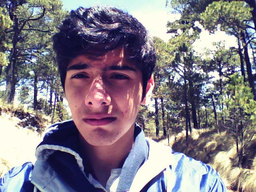
#> input picture Encrip2/axel.png, 256 x 192 px, shrunk from 640 x 480 before the run
$ jupyter execute images.ipynb
#> lines starting #> are read from the running program, lines starting #| are printed output that depends on the picture
[cell 1]
import numpy

def upshift(a,index,n):
    col = []
    for j in range(len(a)):
        col.append(a[j][index])
    shiftCol = numpy.roll(col,-n)
    for i in range(len(a)):
        for j in range(len(a[0])):
            if(j==index):
                a[i][j] = shiftCol[i]

def downshift(a,index,n):
    col = []
    for j in range(len(a)):
        col.append(a[j][index])
    shiftCol = numpy.roll(col,n)
    for i in range(len(a)):
        for j in range(len(a[0])):
            if(j==index):
                a[i][j] = shiftCol[i]

def rotate180(n):
    bits = "{0:b}".format(n)
    return int(bits[::-1], 2)

[cell 2]
from PIL import Image
from random import randint
import numpy
import sys

im = Image.open('axel.png')
#> im is the input picture: PIL image 256x192 RGB; mean R, G, B 131.4, 124.3, 135.8
pix = im.load()

#Obtaining the RGB matrices
r = []
g = []
b = []
for i in range(im.size[0]):
	r.append([])
	g.append([])
	b.append([])
	for j in range(im.size[1]):
		rgbPerPixel = pix[i,j]
		r[i].append(rgbPerPixel[0])
		g[i].append(rgbPerPixel[1])
		b[i].append(rgbPerPixel[2])
#> after the loop, b = 256 items; g = 256 items; r = 256 items

m = im.size[0]
#> m = 256
n = im.size[1]
#> n = 192

# Vectors Kr and Kc
alpha = 8
Kr = [randint(0,pow(2,alpha)-1) for i in range(m)]
Kc = [randint(0,pow(2,alpha)-1) for i in range(n)]
ITER_MAX = 1

print('Vector Kr : ', Kr)
#> (printed output is left out)
print('Vector Kc : ', Kc)
#> (printed output is left out)

f = open('keysKr.txt','w+')
#f.write('Vector Kr : \n')
for a in Kr:
	f.write(str(a) + '\n')
#f.write('Vector Kc : \n')
f.close()

f = open('keysKc.txt','w+')
for a in Kc:
	f.write(str(a) + '\n')
f.close()

f = open('iterMax.txt','w+')
#f.write('ITER_MAX : \n')
f.write(str(ITER_MAX) + '\n')
f.close()


for iterations in range(ITER_MAX):
	# For each row
	for i in range(m):
		rTotalSum = sum(r[i])
		gTotalSum = sum(g[i])
		bTotalSum = sum(b[i])
		rModulus = rTotalSum % 2
		gModulus = gTotalSum % 2
		bModulus = bTotalSum % 2
		if(rModulus==0):
			r[i] = numpy.roll(r[i],Kr[i])
		else:
			r[i] = numpy.roll(r[i],-Kr[i])
		if(gModulus==0):
			g[i] = numpy.roll(g[i],Kr[i])
		else:
			g[i] = numpy.roll(g[i],-Kr[i])
		if(bModulus==0):
			b[i] = numpy.roll(b[i],Kr[i])
		else:
			b[i] = numpy.roll(b[i],-Kr[i])
	# For each column
	for i in range(n):
		rTotalSum = 0
		gTotalSum = 0
		bTotalSum = 0
		for j in range(m):
			rTotalSum += r[j][i]
			gTotalSum += g[j][i]
			bTotalSum += b[j][i]
		rModulus = rTotalSum % 2
		gModulus = gTotalSum % 2
		bModulus = bTotalSum % 2
		if(rModulus==0):
			upshift(r,i,Kc[i])
		else:
			downshift(r,i,Kc[i])
		if(gModulus==0):
			upshift(g,i,Kc[i])
		else:
			downshift(g,i,Kc[i])
		if(bModulus==0):
			upshift(b,i,Kc[i])
		else:
			downshift(b,i,Kc[i])
	# For each row
	for i in range(m):
		for j in range(n):
			if(i%2==1):
				r[i][j] = r[i][j] ^ Kc[j]
				g[i][j] = g[i][j] ^ Kc[j]
				b[i][j] = b[i][j] ^ Kc[j]
			else:
				r[i][j] = r[i][j] ^ rotate180(Kc[j])
				g[i][j] = g[i][j] ^ rotate180(Kc[j])
				b[i][j] = b[i][j] ^ rotate180(Kc[j])
	# For each column
	for j in range(n):
		for i in range(m):
			if(j%2==0):
				r[i][j] = r[i][j] ^ Kr[i]
				g[i][j] = g[i][j] ^ Kr[i]
				b[i][j] = b[i][j] ^ Kr[i]
			else:
				r[i][j] = r[i][j] ^ rotate180(Kr[i])
				g[i][j] = g[i][j] ^ rotate180(Kr[i])
				b[i][j] = b[i][j] ^ rotate180(Kr[i])


for i in range(m):
	for j in range(n):
		pix[i,j] = (r[i][j],g[i][j],b[i][j])

im.save("axelencrip.png")
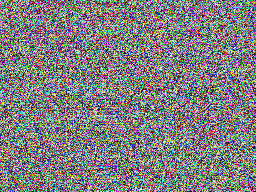
#> saved as axelencrip.png: PIL image 256x192 RGB; mean R, G, B 127.6, 126.5, 127.5

[cell 3]
import os

im = Image.open('axelencrip.png')
pix = im.load()


#Obtaining the RGB matrices
r = []
g = []
b = []
for i in range(im.size[0]):
	r.append([])
	g.append([])
	b.append([])
	for j in range(im.size[1]):
		rgbPerPixel = pix[i,j]
		r[i].append(rgbPerPixel[0])
		g[i].append(rgbPerPixel[1])
		b[i].append(rgbPerPixel[2])

m = im.size[0]
n = im.size[1]

Kr = []
Kc = []

with open ('keysKr.txt', 'rt') as myfile:  # Open lorem.txt for reading text
    contents = myfile.read()              # Read the entire file to a string

testing = contents.split()

Kr = list(map(int, testing))

with open ('keysKc.txt', 'rt') as myfile:  # Open lorem.txt for reading text
    contents = myfile.read()              # Read the entire file to a string

testing = contents.split()

Kc = list(map(int, testing))

# [11 lines of commented-out code are left out]


for iterations in range(ITER_MAX):
	# For each column
	for j in range(n):
		for i in range(m):
			if(j%2==0):
				r[i][j] = r[i][j] ^ Kr[i]
				g[i][j] = g[i][j] ^ Kr[i]
				b[i][j] = b[i][j] ^ Kr[i]
			else:
				r[i][j] = r[i][j] ^ rotate180(Kr[i])
				g[i][j] = g[i][j] ^ rotate180(Kr[i])
				b[i][j] = b[i][j] ^ rotate180(Kr[i])
	# For each row
	for i in range(m):
		for j in range(n):
			if(i%2==1):
				r[i][j] = r[i][j] ^ Kc[j]
				g[i][j] = g[i][j] ^ Kc[j]
				b[i][j] = b[i][j] ^ Kc[j]
			else:
				r[i][j] = r[i][j] ^ rotate180(Kc[j])
				g[i][j] = g[i][j] ^ rotate180(Kc[j])
				b[i][j] = b[i][j] ^ rotate180(Kc[j])
	# For each column
	for i in range(n):
		rTotalSum = 0
		gTotalSum = 0
		bTotalSum = 0
		for j in range(m):
			rTotalSum += r[j][i]
			gTotalSum += g[j][i]
			bTotalSum += b[j][i]
		rModulus = rTotalSum % 2
		gModulus = gTotalSum % 2
		bModulus = bTotalSum % 2
		if(rModulus==0):
			downshift(r,i,Kc[i])
		else:
			upshift(r,i,Kc[i])
		if(gModulus==0):
			downshift(g,i,Kc[i])
		else:
			upshift(g,i,Kc[i])
		if(bModulus==0):
			downshift(b,i,Kc[i])
		else:
			upshift(b,i,Kc[i])

	# For each row
	for i in range(m):
		rTotalSum = sum(r[i])
		gTotalSum = sum(g[i])
		bTotalSum = sum(b[i])
		rModulus = rTotalSum % 2
		gModulus = gTotalSum % 2
		bModulus = bTotalSum % 2
		if(rModulus==0):
			r[i] = numpy.roll(r[i],-Kr[i])
		else:
			r[i] = numpy.roll(r[i],Kr[i])
		if(gModulus==0):
			g[i] = numpy.roll(g[i],-Kr[i])
		else:
			g[i] = numpy.roll(g[i],Kr[i])
		if(bModulus==0):
			b[i] = numpy.roll(b[i],-Kr[i])
		else:
			b[i] = numpy.roll(b[i],Kr[i])

for i in range(m):
	for j in range(n):
		pix[i,j] = (r[i][j],g[i][j],b[i][j])

im.save('axeldecrip.png')
